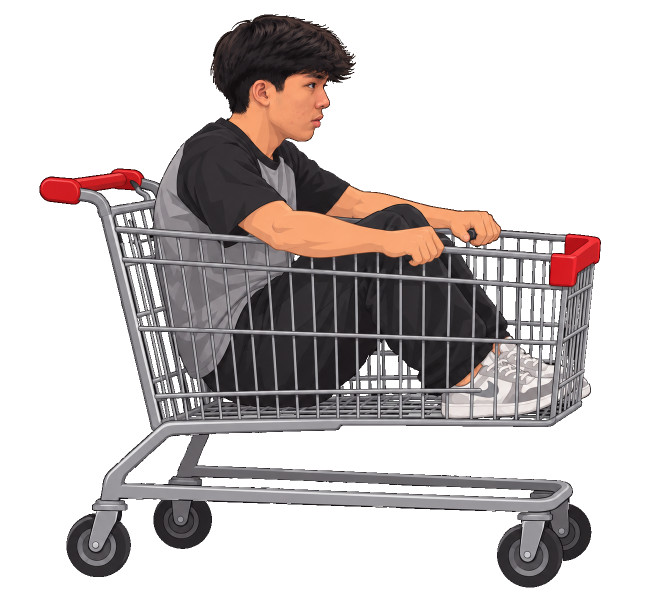
#> input picture jogo-godot/tools/fonte/bicho_full.png, 1312 x 1199 px, given in place of bicho_full.png_full.png, which was not available (shown at 1/2 size)
$ python -i rostos.py   (imports and definitions only)
#> lines starting #> are read from the running program, lines starting #| are printed output that depends on the picture; after the words box and inside, x2 and y2 are one past the last pixel; in counts of white or black regions, pixels touching at a corner belong together; pictures that were not available may be replaced by others from this repository, and a replacement may not be noted
"""Gera o rosto (150x150, colorido e cinza) e a foto do menu de uma skin, recortando no
mesmo lugar do rosto do personagem base (a arte da skin tem a mesma pose).

Uso: python3 tools/rostos.py gamer:militar monociclo:folhas ...
     (gamer:militar:base = grava por cima do visual base do gamer)
"""
import os, sys
import numpy as np
from PIL import Image, ImageOps

AQUI = os.path.dirname(os.path.abspath(__file__))
FONTE = os.path.join(AQUI, 'fonte')
ASSETS = os.path.join(AQUI, '..', 'assets')


def caixa_rosto(pers):
    """onde o rosto_<pers>.png foi recortado da arte base: busca escala e posição"""
#> called with pers = 'fonte/bicho_full.png'
    full = Image.open(os.path.join(FONTE, f'{pers}_full.png')).convert('RGBA')
#> full is the input picture: PIL image 1312x1199 RGBA; mean R, G, B, A 41.6, 35.7, 35, 94.1
    fundo = Image.new('RGBA', full.size, (0, 0, 0, 255)); fundo.alpha_composite(full)
#> after `fundo.alpha_composite(full)`:
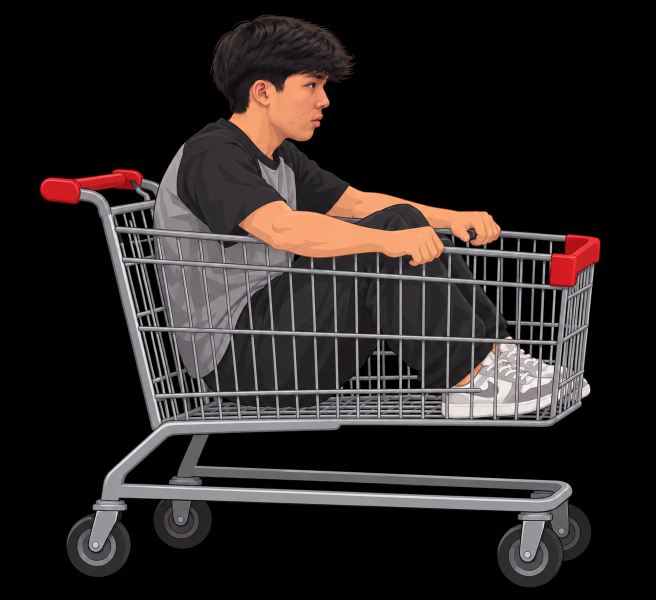
#> fundo: PIL image 1312x1199 RGBA (shown at 1/2 size); mean R, G, B, A 41.3, 35.5, 34.8, 255
    g = np.asarray(fundo.convert('L')).astype(np.float32)
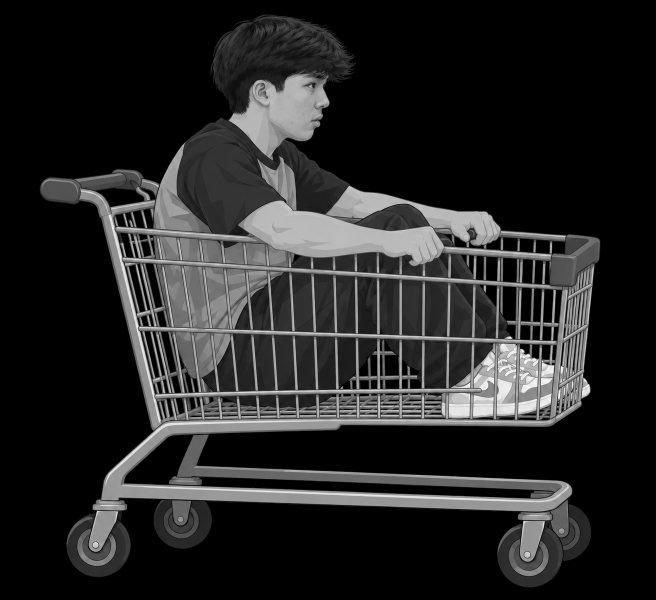
#> g: shape (1199, 1312) float32 (shown at 1/2 size); min 0, max 255, mean 37.1
    r = np.asarray(Image.open(os.path.join(ASSETS, 'ui', f'rosto_{pers}.png')).convert('RGBA'))
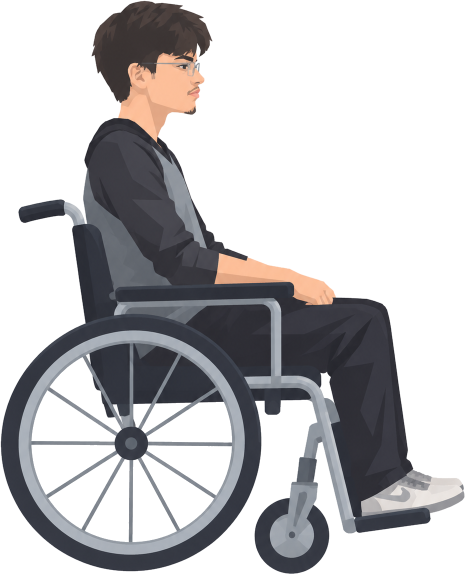
#> input picture jogo-godot/tools/fonte/cadeira_full.png, 930 x 1149 px, given in place of bicho_full.png.png, which was not available (shown at 1/2 size)
#> r is the input picture: shape (1149, 930, 4); mean R, G, B, A 187.6, 186.6, 188.5, 101.2
    rg = np.asarray(Image.fromarray(r).convert('L')).astype(np.float32)
    ra = r[..., 3] > 200
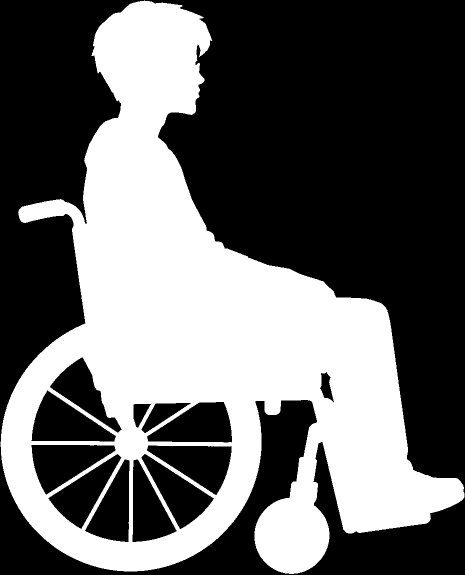
#> ra: shape (1149, 930) bool (shown at 1/2 size); 39.6% white; 1 white region, box (x1, y1, x2, y2) and area: (1, 1, 929, 1148) 422629
    melhor = None
    f = 0.25
    gp = np.asarray(Image.fromarray(g).resize((int(g.shape[1] * f), int(g.shape[0] * f)))).astype(np.float32)
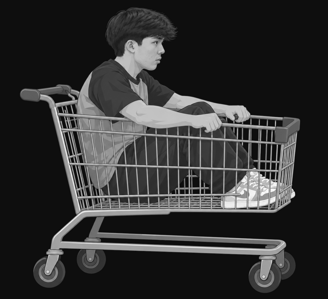
#> gp: shape (299, 328) float32; min -14.66, max 248.2, mean 37.1; drawn with min black and max white
    for lado in range(150, 520, 6):
        t = max(4, int(round(lado * f)))
        rp = np.asarray(Image.fromarray(rg).resize((t, t))).astype(np.float32)
        mp = np.asarray(Image.fromarray(ra.astype(np.uint8) * 255).resize((t, t))) > 128
        for y in range(0, gp.shape[0] - t, 2):
            for x in range(0, gp.shape[1] - t, 2):
                d = np.abs(gp[y:y + t, x:x + t] - rp)[mp].mean()
                if melhor is None or d < melhor[0]:
                    melhor = (d, x / f, y / f, lado)
#> after the loop, melhor = (45.08, 376, 400, 150)
    d, x, y, lado = melhor
#> d = 45.08; x = 376; y = 400; lado = 150
    # refina em resolução cheia perto do achado
    melhor = None
    for l2 in range(lado - 8, lado + 9, 2):
        rp = np.asarray(Image.fromarray(rg).resize((l2, l2))).astype(np.float32)
        mp = np.asarray(Image.fromarray(ra.astype(np.uint8) * 255).resize((l2, l2))) > 128
        for yy in range(int(y) - 8, int(y) + 9, 2):
            for xx in range(int(x) - 8, int(x) + 9, 2):
                if yy < 0 or xx < 0 or yy + l2 > g.shape[0] or xx + l2 > g.shape[1]:
                    continue
                dd = np.abs(g[yy:yy + l2, xx:xx + l2] - rp)[mp].mean()
                if melhor is None or dd < melhor[0]:
                    melhor = (dd, xx, yy, l2)
#> this loop made 9 passes
#> pass 1, in caixa_rosto, `rp = np.asarray(Image.fromarray(rg).resize((l2, l2))).astype(np.float32)`:
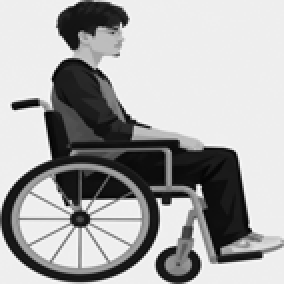
#> rp: shape (142, 142) float32 (shown 2 times larger); min 34.94, max 263.5, mean 187.1; drawn with min black and max white
#> pass 2, in caixa_rosto, `mp = np.asarray(Image.fromarray(ra.astype(np.uint8) * 255).resize((l2,..`:
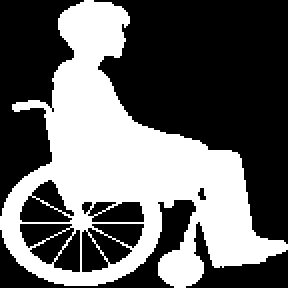
#> mp: shape (144, 144) bool (shown 2 times larger); 39.5% white; 1 white region, box (x1, y1, x2, y2) and area: (0, 0, 144, 144) 8195
#> after the loop, melhor = (53.25, 382, 402, 152)
    print(f'  rosto de {pers}: erro {melhor[0]:.1f} caixa {melhor[1:]}')
#|   rosto de fonte/bicho_full.png: erro 53.3 caixa (382, 402, 152)
    return melhor[1:]


def gerar(pers, skin, por_cima=False):
    pasta = pers if por_cima else f'{pers}_{skin}'
    arte = Image.open(os.path.join(FONTE, f'{pers}_{skin}_full.png')).convert('RGBA')
    x, y, lado = caixa_rosto(pers)
    rosto = arte.crop((x, y, x + lado, y + lado)).resize((150, 150), Image.LANCZOS)
    rosto.save(os.path.join(ASSETS, 'ui', f'rosto_{pasta}.png'))
    cinza = ImageOps.grayscale(rosto.convert('RGB')).convert('RGBA'); cinza.putalpha(rosto.getchannel('A'))
    cinza.save(os.path.join(ASSETS, 'ui', f'rosto_{pasta}_cinza.png'))
    menu = arte.crop(arte.getbbox())
    alvo = Image.open(os.path.join(ASSETS, 'menu', f'{pers}.png')) if not por_cima else None
    esc = 440 / menu.height if menu.width / menu.height < 560 / 440 else 560 / menu.width
    menu.resize((round(menu.width * esc), round(menu.height * esc)), Image.LANCZOS).save(os.path.join(ASSETS, 'menu', f'{pasta}.png'))
    print('  ok', pasta)


# [4 lines not run here, left out]

>>> result = caixa_rosto('fonte/bicho_full.png')
#> result = (382, 402, 152)
